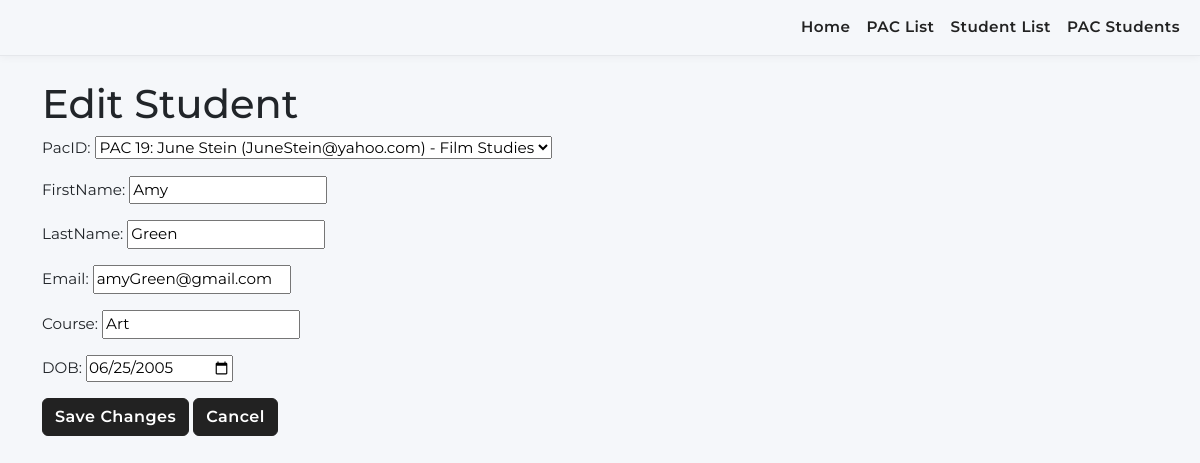
The app's page /edit_student/18/, older data.
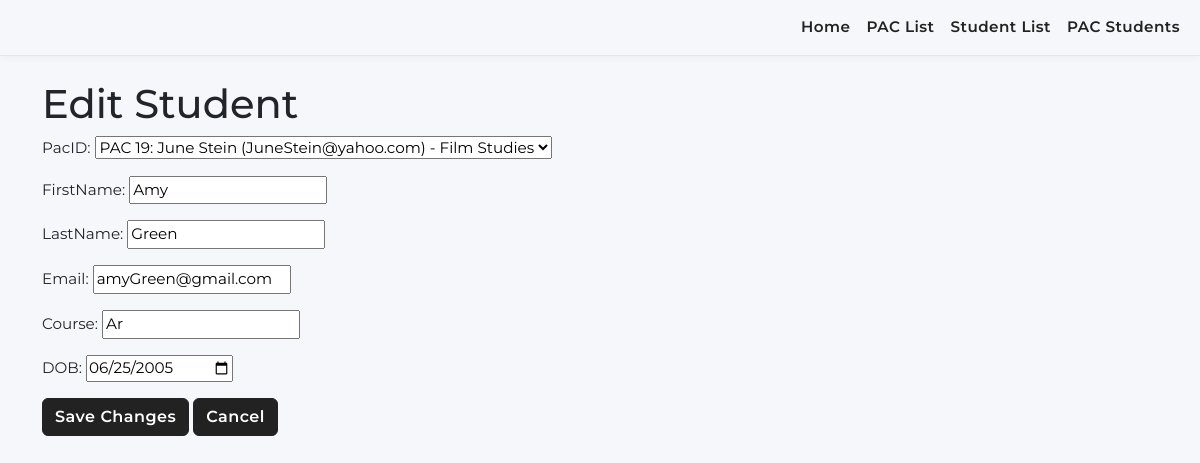
The same page, newer data.
### pacsystem/models.py (models this page shows, shortened)
class StudentTable(models.Model):
    StudentID = models.AutoField(primary_key=True)
    PacID = models.ForeignKey(PacTable, on_delete=models.SET_NULL, null=True, blank=True)
    FirstName = models.CharField(max_length=64, null=False)
    LastName = models.CharField(max_length=64, null=False)
    Email = models.EmailField(max_length=255, null=False)
    Course = models.CharField(max_length=64, null=False)
    DOB = models.DateField(null=False)

### pacsystem/views.py (the view)
# urls.py: path('edit_student/<int:f_oid>/', view=views.update_student, name='edit_student'),
def update_student(request, f_oid):
    obj = StudentTable.objects.get(StudentID=f_oid)
    form = StudentForm(instance=obj)
    if request.method == 'POST':
        form = StudentForm(request.POST, instance=obj)
        if form.is_valid():
            form.save()
            return redirect('student_view')
    context = {'form': form}
    return render(request, 'studentpac/edit_student.html', context)

### pacsystem/forms.py
class StudentForm(forms.ModelForm):
    class Meta:
        model = models.StudentTable
        fields = ['PacID', 'FirstName', 'LastName', 'Email', 'Course', 'DOB']
        widgets = {
            'DOB': forms.DateInput(attrs={'type': 'date'}),
        }

### pacsystem/models.py (called while the page is built)
    def __str__(self):
        return f"PAC {self.PacID}: {self.FirstName} {self.LastName} ({self.Email}) - {self.Department}"

### pacsystem/templates/studentpac/edit_student.html (shortened to what this page needs)
{% extends 'studentpac/base.html' %}
{% block content %}
<h1>Edit Student</h1>
<form method="post">
    {{ form.as_p }}
    <button type="submit" class="btn btn-primary">Save Changes</button>
    <a href="{% url 'student_view' %}" class="btn btn-secondary">Cancel</a>
</form>
{% endblock %}

Row changes from the older to the newer data that the page shows:
changed StudentTable: Course "Art" → "Ar"
